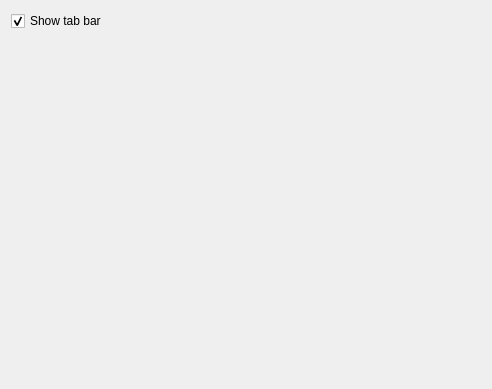
<?xml version="1.0" encoding="UTF-8"?>
<ui version="4.0">
 <class>TabBar</class>
 <widget class="QWidget" name="TabBar">
  <property name="geometry">
   <rect>
    <x>0</x>
    <y>0</y>
    <width>492</width>
    <height>389</height>
   </rect>
  </property>
  <layout class="QVBoxLayout" name="verticalLayout">
   <item>
    <widget class="QCheckBox" name="ShowTabBar">
     <property name="text">
      <string>Show tab bar</string>
     </property>
     <property name="checked">
      <bool>true</bool>
     </property>
    </widget>
   </item>
   <item>
    <spacer name="verticalSpacer">
     <property name="orientation">
      <enum>Qt::Vertical</enum>
     </property>
     <property name="sizeHint" stdset="0">
      <size>
       <width>20</width>
       <height>244</height>
      </size>
     </property>
    </spacer>
   </item>
  </layout>
 </widget>
 <resources/>
 <connections/>
</ui>
